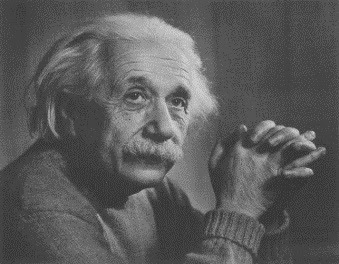
#> input picture Assignment_3/einstein.jpg, 339 x 264 px
$ python que_2.py   (older library calls are emulated)
#> lines starting #> are read from the running program, lines starting #| are printed output that depends on the picture

import matplotlib.pyplot as plt
from skimage import exposure
import cv2

def show_histogram(img):
    histr = cv2.calcHist(img,[0],None,[256],[0,256])
    plt.plot(histr)
    plt.show()

src = cv2.imread('einstein.jpg')
#> src is the input picture: shape (264, 339, 3); min 37, max 216, mean 90.8
ref = cv2.imread('Lena.jpg')
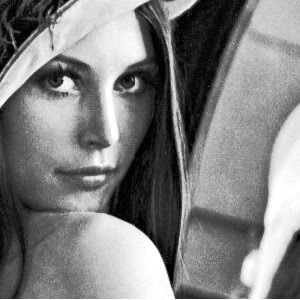
#> input picture Assignment_3/Lena.jpg, 300 x 300 px
#> ref is the input picture: shape (300, 300, 3); min 0, max 255, mean 128

result_img = exposure.match_histograms(src, ref, multichannel=True)
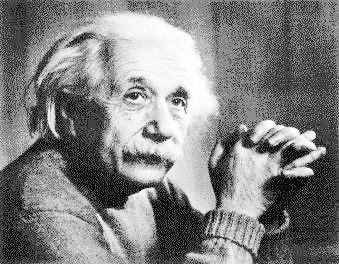
#> result_img: shape (264, 339, 3); min 0, max 255, mean 129.2

plt.imshow(src)
plt.title('Source')
plt.show()
show_histogram(src)
#> in show_histogram, `histr = cv2.calcHist(img,[0],None,[256],[0,256])`: histr = 256 values, max 114 at index 84, min 0 at index 0, mean 3.97
#> in show_histogram, `plt.show()`:
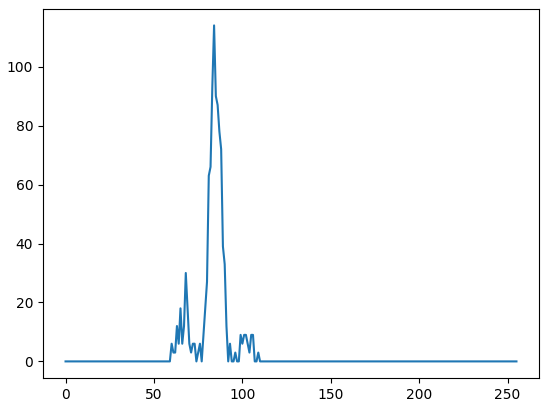
#> figure drawn by matplotlib, 1 panel; curve peaks at x = 84, y = 114

plt.imshow(ref)
plt.title('reference')
plt.show()
show_histogram(ref)
#> in show_histogram (call 2), `histr = cv2.calcHist(img,[0],None,[256],[0,256])`: histr = 256 values, max 24 at index 12, min 0 at index 2, mean 3.52
#> in show_histogram (call 2), `plt.show()`:
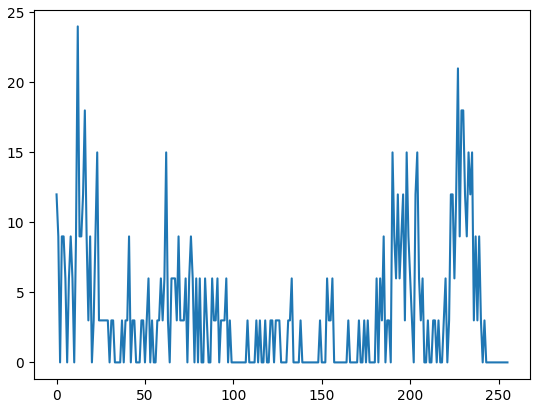
#> figure drawn by matplotlib, 1 panel; curve peaks at x = 12, y = 24

plt.imshow(result_img)
plt.title('match_histogram image')
plt.show()
show_histogram(result_img)
#> in show_histogram (call 3), `histr = cv2.calcHist(img,[0],None,[256],[0,256])`: histr = 256 values, max 114 at index 133, min 0 at index 0, mean 3.97
#> in show_histogram (call 3), `plt.show()`:
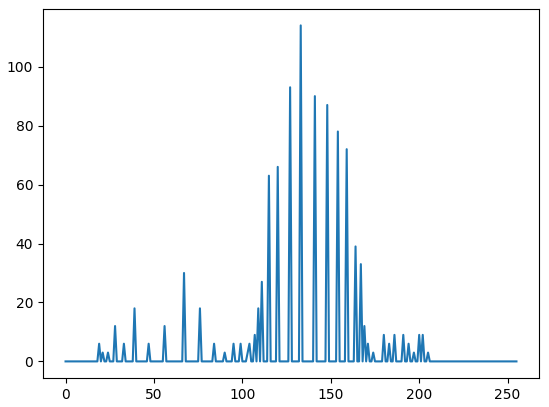
#> figure drawn by matplotlib, 1 panel; curve peaks at x = 133, y = 114
